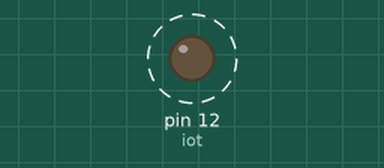
Simulated run of this sketch. Board: Arduino Uno, built with avr-gcc and run on an emulated ATmega328P. Parts: output pins drawn as LEDs (lit = HIGH). Dashed ring = blinking.

Above: at 0.2 s.
Timing chart, 0 to 3.0 s (numbered marks = the images above):
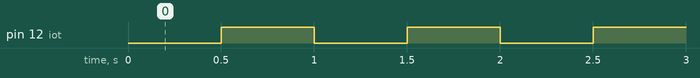

Measured:
- by itself, pin 12 (iot): alternates HIGH for 0.50 s and LOW for 0.50 s

The sketch:

function1.ino
```cpp
int iot = 12;

void setup() {
  pinMode(iot, OUTPUT);

}

void loop() {
  iotblink();

}

void iotblink(void){
  digitalWrite(iot, LOW);
  delay(500);
  digitalWrite(iot, HIGH);
  delay(500);
}
```
